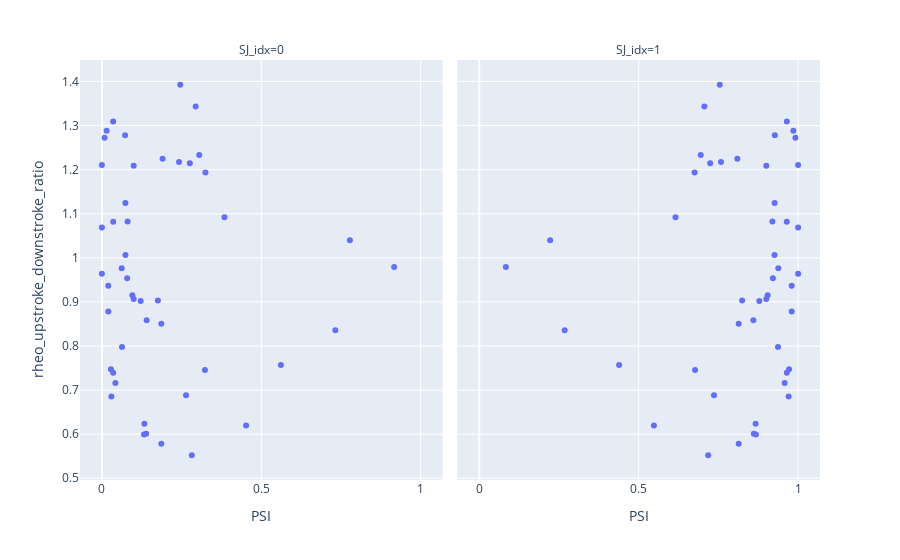

Here is the notebook cell this chart was saved with:
### Code cell
adata.plot_SJ_prop_sc_ttype(intron_group, ephys_prop)

### Figure 1 — Plotly figure (JSON) as saved in the notebook; plotly's stock layout.template omitted (floating-point values rounded to 4 significant figures)
{"data": [{"hovertemplate": "<b>%{hovertext}</b><br><br>SJ_idx=0<br>PSI=%{x}<br>rheo_upstroke_downstroke_ratio=%{y}<extra></extra>", "hovertext": ["Sst Calb2 Pdlim5", "Sst Esm1", "Sst Calb2 Necab1", "Sst Hpse Cbln4", "Sst Tac2 Myh4", "Pvalb Tpbg", "Vip Crispld2 Kcne4", "Vip Pygm C1ql1", "Vip Lmo1 Myl1", "Pvalb Vipr2", "Vip Rspo4 Rxfp1 Chat", "Pvalb Reln Itm2a", "Sst Chodl", "Pvalb Akr1c18 Ntf3", "Pvalb Gabrg1", "Pvalb Sema3e Kank4", "Sst Tac1 Htr1d", "Sst Crhr2 Efemp1", "Sst Tac1 Tacr3", "Sst Rxfp1 Prdm8", "Sst Crh 4930553C11Rik ", "Sst Tac2 Tacstd2", "Pvalb Reln Tac1", "Pvalb Th Sst", "Sst Nts", "Sst Hpse Sema3c", "Sst Rxfp1 Eya1", "Sst Mme Fam114a1", "Sst Myh8 Etv1 ", "Lamp5 Lsp1", "Lamp5 Plch2 Dock5", "Lamp5 Ntn1 Npy2r", "Sncg Vip Itih5", "Vip Lect1 Oxtr", "Sst Nr2f2 Necab1", "Sncg Vip Nptx2", "Vip Crispld2 Htr2c", "Vip Ptprt Pkp2", "Pvalb Gpr149 Islr", "Sncg Gpr50", "Lamp5 Fam19a1 Tmem182", "Vip Col15a1 Pde1a", "Serpinf1 Aqp5 Vip", "Pvalb Calb1 Sst", "Vip Chat Htr1f", "Vip Lmo1 Fam159b", "Vip Arhgap36 Hmcn1"], "legendgroup": "", "marker": {"color": "#636efa", "symbol": "circle"}, "mode": "markers", "name": "", "orientation": "v", "showlegend": false, "type": "scatter", "x": [0.09976, 0.2458, 0.07292, 0.03537, 0.1389, 0.02972, 0.2639, 0.1321, 0.1864, 0.1333, 0.2821, 0.04223, 0.4523, 0.02844, 0.01485, 0.03557, 0, 0.07377, 0.1404, 0.09967, 0.08065, 0.06311, 0.02013, 0.06215, 0.1757, 0.07407, 0.03546, 0.0201, 0.09548, 0.1218, 0.3232, 0.1864, 0.5614, 0.7321, 0.07921, 0.9167, 0.1905, 0.3054, 0.008475, 0.3846, 0, 0.7778, 0.2941, 0, 0.3248, 0.2759, 0.2419], "xaxis": "x", "y": [1.209, 1.393, 1.278, 1.309, 0.6007, 0.6853, 0.6881, 0.599, 0.5785, 0.6234, 0.5522, 0.7159, 0.6195, 0.7474, 1.288, 1.082, 1.21, 1.124, 0.8586, 0.9065, 1.082, 0.7979, 0.878, 0.9762, 0.9029, 1.006, 0.7394, 0.9369, 0.9153, 0.9022, 0.7457, 0.8506, 0.7567, 0.836, 0.9535, 0.9791, 1.225, 1.233, 1.272, 1.092, 0.9638, 1.04, 1.343, 1.069, 1.194, 1.215, 1.217], "yaxis": "y"}, {"hovertemplate": "<b>%{hovertext}</b><br><br>SJ_idx=1<br>PSI=%{x}<br>rheo_upstroke_downstroke_ratio=%{y}<extra></extra>", "hovertext": ["Sst Calb2 Pdlim5", "Sst Esm1", "Sst Calb2 Necab1", "Sst Hpse Cbln4", "Sst Tac2 Myh4", "Pvalb Tpbg", "Vip Crispld2 Kcne4", "Vip Pygm C1ql1", "Vip Lmo1 Myl1", "Pvalb Vipr2", "Vip Rspo4 Rxfp1 Chat", "Pvalb Reln Itm2a", "Sst Chodl", "Pvalb Akr1c18 Ntf3", "Pvalb Gabrg1", "Pvalb Sema3e Kank4", "Sst Tac1 Htr1d", "Sst Crhr2 Efemp1", "Sst Tac1 Tacr3", "Sst Rxfp1 Prdm8", "Sst Crh 4930553C11Rik ", "Sst Tac2 Tacstd2", "Pvalb Reln Tac1", "Pvalb Th Sst", "Sst Nts", "Sst Hpse Sema3c", "Sst Rxfp1 Eya1", "Sst Mme Fam114a1", "Sst Myh8 Etv1 ", "Lamp5 Lsp1", "Lamp5 Plch2 Dock5", "Lamp5 Ntn1 Npy2r", "Sncg Vip Itih5", "Vip Lect1 Oxtr", "Sst Nr2f2 Necab1", "Sncg Vip Nptx2", "Vip Crispld2 Htr2c", "Vip Ptprt Pkp2", "Pvalb Gpr149 Islr", "Sncg Gpr50", "Lamp5 Fam19a1 Tmem182", "Vip Col15a1 Pde1a", "Serpinf1 Aqp5 Vip", "Pvalb Calb1 Sst", "Vip Chat Htr1f", "Vip Lmo1 Fam159b", "Vip Arhgap36 Hmcn1"], "legendgroup": "", "marker": {"color": "#636efa", "symbol": "circle"}, "mode": "markers", "name": "", "orientation": "v", "showlegend": false, "type": "scatter", "x": [0.9002, 0.7542, 0.9271, 0.9646, 0.8611, 0.9703, 0.7361, 0.8679, 0.8136, 0.8667, 0.7179, 0.9578, 0.5477, 0.9716, 0.9851, 0.9644, 1, 0.9262, 0.8596, 0.9003, 0.9194, 0.9369, 0.9799, 0.9379, 0.8243, 0.9259, 0.9645, 0.9799, 0.9045, 0.8782, 0.6768, 0.8136, 0.4386, 0.2679, 0.9208, 0.08333, 0.8095, 0.6946, 0.9915, 0.6154, 1, 0.2222, 0.7059, 1, 0.6752, 0.7241, 0.7581], "xaxis": "x2", "y": [1.209, 1.393, 1.278, 1.309, 0.6007, 0.6853, 0.6881, 0.599, 0.5785, 0.6234, 0.5522, 0.7159, 0.6195, 0.7474, 1.288, 1.082, 1.21, 1.124, 0.8586, 0.9065, 1.082, 0.7979, 0.878, 0.9762, 0.9029, 1.006, 0.7394, 0.9369, 0.9153, 0.9022, 0.7457, 0.8506, 0.7567, 0.836, 0.9535, 0.9791, 1.225, 1.233, 1.272, 1.092, 0.9638, 1.04, 1.343, 1.069, 1.194, 1.215, 1.217], "yaxis": "y2"}], "layout": {"annotations": [{"font": {}, "showarrow": false, "text": "SJ_idx=0", "x": 0.245, "xanchor": "center", "xref": "paper", "y": 1, "yanchor": "bottom", "yref": "paper"}, {"font": {}, "showarrow": false, "text": "SJ_idx=1", "x": 0.755, "xanchor": "center", "xref": "paper", "y": 1, "yanchor": "bottom", "yref": "paper"}], "legend": {"tracegroupgap": 0}, "margin": {"t": 60}, "xaxis": {"anchor": "y", "domain": [0, 0.49], "title": {"text": "PSI"}}, "xaxis2": {"anchor": "y2", "domain": [0.51, 1], "matches": "x", "title": {"text": "PSI"}}, "yaxis": {"anchor": "x", "domain": [0, 1], "title": {"text": "rheo_upstroke_downstroke_ratio"}}, "yaxis2": {"anchor": "x2", "domain": [0, 1], "matches": "y", "showticklabels": false}}}
